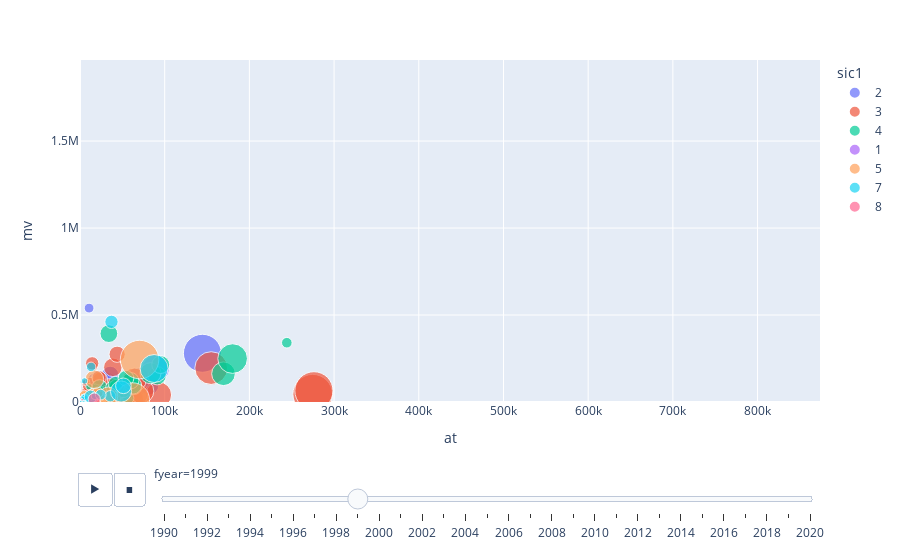

Here is the notebook cell this chart was saved with:
### Code cell
fig=px.scatter(df_largest, x='at', y='mv',
              animation_frame='fyear',
              animation_group='conm',
              height= 600,
              range_x=[0, max(df_largest['at'])],
              range_y=[0, max(df_largest['mv'])],
               size='sale', 
               size_max= 50,
               color='sic1',
              hover_name= 'conm')
fig.show()

### Figure 1 — Plotly figure (JSON) as saved in the notebook; plotly's stock layout.template omitted (floating-point values rounded to 4 significant figures)
{"data": [{"hovertemplate": "<b>%{hovertext}</b><br><br>sic1=2<br>fyear=1999<br>at=%{x}<br>mv=%{y}<br>sale=%{marker.size}<extra></extra>", "hovertext": ["BRITISH AMER TOBACCO PLC", "NORSK HYDRO ASA", "MASCO CORP", "MEDIMMUNE INC", "GENERAL MILLS INC", "CONAGRA BRANDS INC", "PETROLEO BRASILEIRO SA- PETR", "KRAFT HEINZ CO", "ESTEE LAUDER COMPANIES INC", "CONOCOPHILLIPS", "S&P GLOBAL INC", "CADBURY PLC", "KELLOGG CO", "CLOROX CO/DE", "BIOGEN INC-OLD", "YACIMIENTOS PETE FISCALES SA", "TRIBUNE MEDIA CO", "IMPERIAL OIL LTD", "AKZO NOBEL NV", "BESTFOODS", "CONOCO INC", "DANONE SA", "WEYERHAEUSER CO", "IMMUNEX CORP", "AMERSHAM PLC", "CAMPBELL SOUP CO", "PEARSON PLC", "HILLSHIRE BRANDS CO", "SEAGRAM CO LTD", "PHARMACIA CORP", "TEGNA INC", "INTL PAPER CO", "PHARMACIA & UPJOHN INC", "REPSOL SA", "ATLANTIC RICHFIELD CO", "TEXACO INC", "DUPONT DE NEMOURS INC", "BASF SE", "ANHEUSER-BUSCH COS INC", "BAYER AG", "GENENTECH INC", "KIMBERLY-CLARK CORP", "DIAGEO PLC", "COLGATE-PALMOLIVE CO", "3M CO", "ELF AQUITAINE SA", "ENI SPA", "AVENTIS SA", "LVMH MOET HENNESSY LOUIS V", "WYETH", "PEPSICO INC", "ALTRIA GROUP INC", "ABBOTT LABORATORIES", "CHEVRON CORP", "AMGEN INC", "SCHERING-PLOUGH", "DU PONT (E I) DE NEMOURS", "NESTLE SA/AG", "WARNER-LAMBERT CO", "UNILEVER PLC", "LILLY (ELI) & CO", "ASTRAZENECA PLC", "SHELL TRANSPORT AND TRADING", "ROCHE HOLDING AG", "NOVARTIS AG", "TOTALENERGIES SE", "GSK PLC", "PROCTER & GAMBLE CO", "PFIZER INC", "BRISTOL-MYERS SQUIBB CO", "JOHNSON & JOHNSON", "ROYAL DUTCH PETROLEUM NV", "COCA-COLA CO", "MERCK & CO", "BP PLC", "EXXON MOBIL CORP", "L'OREAL SA"], "ids": ["BRITISH AMER TOBACCO PLC", "NORSK HYDRO ASA", "MASCO CORP", "MEDIMMUNE INC", "GENERAL MILLS INC", "CONAGRA BRANDS INC", "PETROLEO BRASILEIRO SA- PETR", "KRAFT HEINZ CO", "ESTEE LAUDER COMPANIES INC", "CONOCOPHILLIPS", "S&P GLOBAL INC", "CADBURY PLC", "KELLOGG CO", "CLOROX CO/DE", "BIOGEN INC-OLD", "YACIMIENTOS PETE FISCALES SA", "TRIBUNE MEDIA CO", "IMPERIAL OIL LTD", "AKZO NOBEL NV", "BESTFOODS", "CONOCO INC", "DANONE SA", "WEYERHAEUSER CO", "IMMUNEX CORP", "AMERSHAM PLC", "CAMPBELL SOUP CO", "PEARSON PLC", "HILLSHIRE BRANDS CO", "SEAGRAM CO LTD", "PHARMACIA CORP", "TEGNA INC", "INTL PAPER CO", "PHARMACIA & UPJOHN INC", "REPSOL SA", "ATLANTIC RICHFIELD CO", "TEXACO INC", "DUPONT DE NEMOURS INC", "BASF SE", "ANHEUSER-BUSCH COS INC", "BAYER AG", "GENENTECH INC", "KIMBERLY-CLARK CORP", "DIAGEO PLC", "COLGATE-PALMOLIVE CO", "3M CO", "ELF AQUITAINE SA", "ENI SPA", "AVENTIS SA", "LVMH MOET HENNESSY LOUIS V", "WYETH", "PEPSICO INC", "ALTRIA GROUP INC", "ABBOTT LABORATORIES", "CHEVRON CORP", "AMGEN INC", "SCHERING-PLOUGH", "DU PONT (E I) DE NEMOURS", "NESTLE SA/AG", "WARNER-LAMBERT CO", "UNILEVER PLC", "LILLY (ELI) & CO", "ASTRAZENECA PLC", "SHELL TRANSPORT AND TRADING", "ROCHE HOLDING AG", "NOVARTIS AG", "TOTALENERGIES SE", "GSK PLC", "PROCTER & GAMBLE CO", "PFIZER INC", "BRISTOL-MYERS SQUIBB CO", "JOHNSON & JOHNSON", "ROYAL DUTCH PETROLEUM NV", "COCA-COLA CO", "MERCK & CO", "BP PLC", "EXXON MOBIL CORP", "L'OREAL SA"], "legendgroup": "2", "marker": {"color": "#636efa", "size": [30360.0, 12740.0, 6307, 383.4, 6700.0, 25530.0, 16320.0, 9408.0, 3962.0, 13571, 3992.0, 6946.0, 6984.0, 4010, 794.4, 6598, 3222.0, 9071, 14500.0, 8637, 20547, 13390.0, 12262, 541.7, 2087.0, 6424, 5381.0, 20012, 11447, 9146, 5260.0, 24573, 7253, 26480.0, 12501, 34975, 18974, 29669, 11700.0, 25370.0, 1332.0, 13010.0, 18590.0, 9118.0, 15659, 35800.0, 32180.0, 12658, 8607.0, 13550.0, 20367, 61751, 13180.0, 31538, 3340.0, 9176, 27207, 46740.0, 12930.0, 43600.0, 9913.0, 17950, 42150.0, 18080.0, 21640.0, 42470.0, 13710.0, 38125, 16204, 20222, 27471, 63220.0, 19805, 32714, 83566, 160883, 10830.0], "sizemode": "area", "sizeref": 222.8, "symbol": "circle"}, "mode": "markers", "name": "2", "orientation": "v", "showlegend": true, "type": "scatter", "x": [26220.0, 22000.0, 6635.0, 648.4, 4574.0, 12200.0, 31670.0, 8851.0, 2747.0, 15201, 4089.0, 8017.0, 4809.0, 4132, 1278.0, 12918, 8798.0, 9687, 12080.0, 6232, 16375, 15120.0, 18339, 941.2, 2233.0, 5522, 8640.0, 10521, 35011, 16535, 9006.0, 30268, 10698, 42340.0, 26272, 28972, 25499, 30132, 12640.0, 31500.0, 6554.0, 12820.0, 25660.0, 7423.0, 13896, 43220.0, 46520.0, 41778, 20880.0, 23910.0, 17551, 61381, 14470.0, 40668, 4078.0, 9375, 40777, 36900.0, 11440.0, 28000.0, 12830.0, 19816, 45550.0, 44070.0, 41210.0, 81550.0, 16840.0, 32113, 20574, 17114, 29163, 68330.0, 21623, 35630.0, 89561, 144521, 10720.0], "xaxis": "x", "y": [11160.0, 11190.0, 11250.0, 11270.0, 11330.0, 11350.0, 11590.0, 11810.0, 11890.0, 11920.0, 12060.0, 12220.0, 12490.0, 12570.0, 12680.0, 13040.0, 13090.0, 13380.0, 14220.0, 14630.0, 15560.0, 15730.0, 16870.0, 18030.0, 18640.0, 18876, 19830.0, 20050.0, 21790.0, 22550.0, 22670.0, 23330.0, 23390.0, 27621, 27940.0, 29540.0, 29840.0, 31740.0, 32680.0, 34400.0, 34720.0, 35380.0, 36851, 37630.0, 39020.0, 42500.0, 44110.0, 44350.0, 44570.0, 51180.0, 51290.0, 53790.0, 56180.0, 56860.0, 61140.0, 62376, 68850.0, 69990.0, 70630.0, 70750.0, 72500.0, 74110.0, 81210.0, 83140.0, 95840.0, 96610.0, 101700.0, 117800.0, 124800.0, 127100.0, 129600.0, 129900.0, 144000.0, 156500.0, 192600.0, 280100.0, 539700.0], "yaxis": "y"}, {"hovertemplate": "<b>%{hovertext}</b><br><br>sic1=3<br>fyear=1999<br>at=%{x}<br>mv=%{y}<br>sale=%{marker.size}<extra></extra>", "hovertext": ["VOLVO AB", "TERADYNE INC", "NIKE INC  -CL B", "LEXMARK INTL INC  -CL A", "PMC-SIERRA INC", "ARM HOLDINGS PLC", "PITNEY BOWES INC", "POSCO HOLDINGS INC", "PALM INC", "VIAVI SOLUTIONS INC", "GUIDANT CORP", "XEROX HOLDINGS CORP", "ASML HOLDING NV", "NISSAN MOTOR CO LTD", "LAFARGE SA", "TELENT PLC", "CATERPILLAR INC", "FOUNDRY NETWORKS INC", "TDK CORP", "JUNIPER NETWORKS INC", "BAXTER INTERNATIONAL INC", "APPLIED MICRO CIRCUITS CORP", "BAE SYSTEMS PLC", "MICRON TECHNOLOGY INC", "BOMBARDIER INC  -CL B", "MITSUBISHI ELECTRIC CORP", "ILLINOIS TOOL WORKS", "EASTMAN KODAK CO", "SOLECTRON CORP", "FUJIFILM HLDGS CORP", "SANYO ELECTRIC CO LTD", "GATEWAY INC", "NETAPP INC", "CEMEX SAB DE CV", "TELLABS INC", "XILINX INC", "EMERSON ELECTRIC CO", "BROADCOM CORP", "ALCOA INC", "QUALCOMM INC", "RAYTHEON TECHNOLOGIES CORP", "KYOCERA CORP", "RIO TINTO GROUP", "CORNING INC", "APPLIED MATERIALS INC", "CANON INC", "BOEING CO", "HONDA MOTOR CO LTD", "HITACHI LTD", "ALCATEL-LUCENT", "STMICROELECTRONICS NV", "GILLETTE CO", "KONINKLIJKE PHILIPS NV", "GENERAL MOTORS CO", "COMPAQ COMPUTER CORP", "HONEYWELL INTERNATIONAL INC", "NEC CORP", "SIEMENS AG", "SUN MICROSYSTEMS INC", "MEDTRONIC PLC", "PANASONIC HOLDINGS CORP", "FORD MOTOR CO", "TAIWAN SEMICONDUCTOR MFG CO", "HP INC", "TEXAS INSTRUMENTS INC", "MOTOROLA SOLUTIONS INC", "DELL TECHNOLOGIES INC", "EMC CORP/MA", "SONY GROUP CORPORATION", "TELEFONAKTIEBOLAGET LM ERICS", "NORTEL NETWORKS CORP", "TOYOTA MOTOR CORP", "LUCENT TECHNOLOGIES INC", "CISCO SYSTEMS INC", "NOKIA OYJ", "INTEL CORP"], "ids": ["VOLVO AB", "TERADYNE INC", "NIKE INC  -CL B", "LEXMARK INTL INC  -CL A", "PMC-SIERRA INC", "ARM HOLDINGS PLC", "PITNEY BOWES INC", "POSCO HOLDINGS INC", "PALM INC", "VIAVI SOLUTIONS INC", "GUIDANT CORP", "XEROX HOLDINGS CORP", "ASML HOLDING NV", "NISSAN MOTOR CO LTD", "LAFARGE SA", "TELENT PLC", "CATERPILLAR INC", "FOUNDRY NETWORKS INC", "TDK CORP", "JUNIPER NETWORKS INC", "BAXTER INTERNATIONAL INC", "APPLIED MICRO CIRCUITS CORP", "BAE SYSTEMS PLC", "MICRON TECHNOLOGY INC", "BOMBARDIER INC  -CL B", "MITSUBISHI ELECTRIC CORP", "ILLINOIS TOOL WORKS", "EASTMAN KODAK CO", "SOLECTRON CORP", "FUJIFILM HLDGS CORP", "SANYO ELECTRIC CO LTD", "GATEWAY INC", "NETAPP INC", "CEMEX SAB DE CV", "TELLABS INC", "XILINX INC", "EMERSON ELECTRIC CO", "BROADCOM CORP", "ALCOA INC", "QUALCOMM INC", "RAYTHEON TECHNOLOGIES CORP", "KYOCERA CORP", "RIO TINTO GROUP", "CORNING INC", "APPLIED MATERIALS INC", "CANON INC", "BOEING CO", "HONDA MOTOR CO LTD", "HITACHI LTD", "ALCATEL-LUCENT", "STMICROELECTRONICS NV", "GILLETTE CO", "KONINKLIJKE PHILIPS NV", "GENERAL MOTORS CO", "COMPAQ COMPUTER CORP", "HONEYWELL INTERNATIONAL INC", "NEC CORP", "SIEMENS AG", "SUN MICROSYSTEMS INC", "MEDTRONIC PLC", "PANASONIC HOLDINGS CORP", "FORD MOTOR CO", "TAIWAN SEMICONDUCTOR MFG CO", "HP INC", "TEXAS INSTRUMENTS INC", "MOTOROLA SOLUTIONS INC", "DELL TECHNOLOGIES INC", "EMC CORP/MA", "SONY GROUP CORPORATION", "TELEFONAKTIEBOLAGET LM ERICS", "NORTEL NETWORKS CORP", "TOYOTA MOTOR CORP", "LUCENT TECHNOLOGIES INC", "CISCO SYSTEMS INC", "NOKIA OYJ", "INTEL CORP"], "legendgroup": "3", "marker": {"color": "#EF553B", "size": [14660.0, 1791.0, 8995.0, 3452.0, 262.5, 100.1, 4433.0, 11180.0, 1058.0, 282.8, 2352.0, 19228, 1205.0, 56390.0, 10600.0, 8657, 19702, 133.5, 6363.0, 102.6, 6380, 172.4, 11370.0, 3764, 13620.0, 35610.0, 9333.0, 14089, 8391.0, 13220.0, 19000.0, 8646.0, 579.3, 4843.0, 2319.0, 1021.0, 14270.0, 518.2, 16323, 3937.0, 24127, 7890.0, 7197, 4782.0, 4859.0, 25710.0, 57993, 57450.0, 75480.0, 23180.0, 5056.0, 9897, 31330, 174694, 38525, 23735, 48460.0, 73000.0, 11730.0, 5015.0, 68860.0, 162558, 2331.0, 42370, 9468, 30931, 25265, 6716.0, 63082, 25330.0, 22277, 119656, 38303, 12154, 19910.0, 29389], "sizemode": "area", "sizeref": 222.8, "symbol": "circle"}, "mode": "markers", "name": "3", "orientation": "v", "showlegend": true, "type": "scatter", "x": [22950.0, 1568.0, 5857.0, 1703.0, 342.0, 134.2, 8223.0, 17340.0, 1283.0, 4096.0, 2250.0, 28814, 1714.0, 61710.0, 18360.0, 16879, 26635, 213.5, 7250.0, 513.4, 9644, 1047.0, 28160.0, 6965.0, 17030.0, 36850.0, 9060.0, 14370, 4835.0, 20290.0, 25530.0, 3955.0, 592.2, 11900.0, 2353.0, 2349.0, 13620.0, 585.3, 17066, 4535.0, 24366, 11820.0, 15609, 6526, 6707.0, 25370.0, 36147, 46150.0, 92800.0, 34450.0, 7930.0, 11786, 29375, 274730, 27277, 23527, 44750.0, 65450.0, 8420.0, 5669.0, 72520.0, 276229, 5145.0, 35297, 15028, 37327, 11471, 7173.0, 64219, 23830.0, 22597, 154884, 38775, 14725, 14380.0, 43849], "xaxis": "x", "y": [11150.0, 11240.0, 11560.0, 11590.0, 11650.0, 12140.0, 12790.0, 12850.0, 12990.0, 13360.0, 14420.0, 15090.0, 15830.0, 16160.0, 16200.0, 16260.0, 16650.0, 17040.0, 17510.0, 17670.0, 18230.0, 18280.0, 19230.0, 20070.0, 20180.0, 20260.0, 20310.0, 20570.0, 21240.0, 22640.0, 22850.0, 23010.0, 23050.0, 24750.0, 25950.0, 26960.0, 27360.0, 28500.0, 30520.0, 30570.0, 30850.0, 31390.0, 32460.0, 33550.0, 34370.0, 35350.0, 36080.0, 39590.0, 40680.0, 41760.0, 42140.0, 43860.0, 44940.0, 45020.0, 45840.0, 45870.0, 48360.0, 48460.0, 53540.0, 62210.0, 62490.0, 64350.0, 69040.0, 74530.0, 78550.0, 90230.0, 98980.0, 113500.0, 126900.0, 128600.0, 139100.0, 195000.0, 199300.0, 203200.0, 222200.0, 274400.0], "yaxis": "y"}, {"hovertemplate": "<b>%{hovertext}</b><br><br>sic1=4<br>fyear=1999<br>at=%{x}<br>mv=%{y}<br>sale=%{marker.size}<extra></extra>", "hovertext": ["ABOVENET INC", "OTE - HELLENIC TELECOM ORG", "TELEWEST COMMUNICATIONS PLC", "ALTICE USA INC", "TV GUIDE INC", "PTV INC", "WILTEL COMMUNICATIONS GROUP", "WILLIAMS COS INC", "NATIONAL GRID", "POSTNL NV", "VOICESTREAM WIRELESS CORP", "SCOTTISH POWER PLC", "LIBERTY DIGITAL INC", "ENERGIS PLC", "AES CORP (THE)", "SOUTHERN CO", "SKY PLC", "TDC A/S", "AMFM INC", "DUKE ENERGY CORP", "UNITED PAN-EUROPE COMMNS NV", "ENDESA SA", "KEPCO-KOREA ELEC POWER CORP", "BG GROUP PLC", "DISH NETWORK CORP", "ALLTEL CORP", "CARNIVAL CORPORATION & PLC", "LEVEL 3 COMMUNICATIONS INC", "KPNQWEST NV", "SK TELECOM CO LTD", "GRUPO TELEVISA SAB", "IHEARTMEDIA INC", "COX COMMUNICATIONS INC", "QWEST COMMUNICATION INTL-OLD", "COLT GROUP SA", "QWEST COMMUNICATION INTL INC", "COMCAST CORP", "NEXTEL COMMUNICATIONS INC", "INFINITY BROADCASTING CORP", "GLOBAL CROSSING LTD", "ORANGE PLC", "DIRECTV", "TELMEX-TELEFONOS DE MEXICO", "TELEBRAS-TELECOM BRASILEIRAS", "CABLE & WIRELESS COMM PLC", "KONINKLIJKE KPN NV", "KT CORP", "CBS CORP -OLD", "MEDIAONE GROUP INC", "SONERA OYJ", "ENEL SPA", "SPRINT PCS GROUP", "DISNEY (WALT) CO", "SPRINT CORP", "GTE CORP", "STARZ", "TELSTRA CORP LTD", "UNITED PARCEL SERVICE INC", "BCE INC", "TELEFONICA SA", "BELLSOUTH CORP", "CHINA MOBILE LTD", "VERIZON COMMUNICATIONS INC", "TELECOM ITALIA SPA- OLD", "BT GROUP PLC", "ORANGE", "MCI INC", "AT&T CORP", "AT&T INC", "DEUTSCHE TELEKOM", "NIPPON TELEGRAPH & TELEPHONE", "VODAFONE GROUP PUBLIC LTD", "NTT DOCOMO INC"], "ids": ["ABOVENET INC", "OTE - HELLENIC TELECOM ORG", "TELEWEST COMMUNICATIONS PLC", "ALTICE USA INC", "TV GUIDE INC", "PTV INC", "WILTEL COMMUNICATIONS GROUP", "WILLIAMS COS INC", "NATIONAL GRID", "POSTNL NV", "VOICESTREAM WIRELESS CORP", "SCOTTISH POWER PLC", "LIBERTY DIGITAL INC", "ENERGIS PLC", "AES CORP (THE)", "SOUTHERN CO", "SKY PLC", "TDC A/S", "AMFM INC", "DUKE ENERGY CORP", "UNITED PAN-EUROPE COMMNS NV", "ENDESA SA", "KEPCO-KOREA ELEC POWER CORP", "BG GROUP PLC", "DISH NETWORK CORP", "ALLTEL CORP", "CARNIVAL CORPORATION & PLC", "LEVEL 3 COMMUNICATIONS INC", "KPNQWEST NV", "SK TELECOM CO LTD", "GRUPO TELEVISA SAB", "IHEARTMEDIA INC", "COX COMMUNICATIONS INC", "QWEST COMMUNICATION INTL-OLD", "COLT GROUP SA", "QWEST COMMUNICATION INTL INC", "COMCAST CORP", "NEXTEL COMMUNICATIONS INC", "INFINITY BROADCASTING CORP", "GLOBAL CROSSING LTD", "ORANGE PLC", "DIRECTV", "TELMEX-TELEFONOS DE MEXICO", "TELEBRAS-TELECOM BRASILEIRAS", "CABLE & WIRELESS COMM PLC", "KONINKLIJKE KPN NV", "KT CORP", "CBS CORP -OLD", "MEDIAONE GROUP INC", "SONERA OYJ", "ENEL SPA", "SPRINT PCS GROUP", "DISNEY (WALT) CO", "SPRINT CORP", "GTE CORP", "STARZ", "TELSTRA CORP LTD", "UNITED PARCEL SERVICE INC", "BCE INC", "TELEFONICA SA", "BELLSOUTH CORP", "CHINA MOBILE LTD", "VERIZON COMMUNICATIONS INC", "TELECOM ITALIA SPA- OLD", "BT GROUP PLC", "ORANGE", "MCI INC", "AT&T CORP", "AT&T INC", "DEUTSCHE TELEKOM", "NIPPON TELEGRAPH & TELEPHONE", "VODAFONE GROUP PUBLIC LTD", "NTT DOCOMO INC"], "legendgroup": "4", "marker": {"color": "#00cc96", "size": [75.25, 3145, 1280.0, 3943.0, 1135.0, 1584.0, 2023.0, 8593.0, 2571.0, 8596.0, 475.5, 6552.0, 65.19, 781.5, 3253, 11585, 2436.0, 5429.0, 1978.0, 21742, 450.6, 13560.0, 13870.0, 7731.0, 1603.0, 6302.0, 3497.0, 515, 191.6, 3910.0, 1896.0, 2678.0, 2318.0, 3928.0, 648.5, 13182, 6209.0, 3326, 2449.0, 1665.0, 3001.0, 5560.0, 10150.0, 0, 14650.0, 8842.0, 10375, 7373, 2695, 1862.0, 21107, 3180, 23402, 17016, 25336, 1011, 11620.0, 27052, 14214, 24190.0, 25224, 4666.0, 33174, 24782, 30180.0, 27370.0, 37120, 62391, 49489, 35720.0, 97956, 12540.0, 35080.0], "sizemode": "area", "sizeref": 222.8, "symbol": "circle"}, "mode": "markers", "name": "4", "orientation": "v", "showlegend": true, "type": "scatter", "x": [3960.0, 6102, 6979.0, 7130.0, 3315.0, 12210.0, 6378.0, 25290.0, 13960.0, 6266.0, 2222.0, 23800.0, 1734.0, 2894.0, 20880, 38396, 1746.0, 7374.0, 12870.0, 33409, 6850.0, 50460.0, 57010.0, 33160.0, 3898.0, 10770.0, 8286.0, 8904, 2580.0, 5514.0, 4560.0, 16820.0, 26610.0, 11060.0, 3944.0, 23216, 28690.0, 18410, 19330.0, 19710.0, 3910.0, 18597, 18820.0, 128.8, 34280.0, 18120.0, 23271, 33125, 39786, 3634.0, 44691, 17924, 43679, 21803, 50832, 58684, 18300.0, 23043, 36960, 64038, 43453, 10562, 62614, 42111, 59850.0, 54320.0, 91072, 169406, 83215, 95300.0, 180201, 244200.0, 34090.0], "xaxis": "x", "y": [11470.0, 11960.0, 12950.0, 13080.0, 13090.0, 13220.0, 13420.0, 13470.0, 13510.0, 13670.0, 13710.0, 14640.0, 14740.0, 15290.0, 15460.0, 15650.0, 16150.0, 16340.0, 16440.0, 18350.0, 18510.0, 21370.0, 21440.0, 21640.0, 22350.0, 25990.0, 27220.0, 27950.0, 28730.0, 28760.0, 30160.0, 30220.0, 31090.0, 32250, 34160.0, 36450.0, 38020.0, 38050.0, 38830.0, 38860.0, 40030.0, 40176, 42040.0, 43050.0, 45550.0, 46020.0, 46670.0, 48030.0, 49730.0, 50000.0, 50020.0, 51080.0, 53846, 58840.0, 68260.0, 71880.0, 73020.0, 83540.0, 84440.0, 85720.0, 88150.0, 88150.0, 95590.0, 103900.0, 122400.0, 136800.0, 150900.0, 162400.0, 165500.0, 215100.0, 249600.0, 340800.0, 393100.0], "yaxis": "y"}, {"hovertemplate": "<b>%{hovertext}</b><br><br>sic1=1<br>fyear=1999<br>at=%{x}<br>mv=%{y}<br>sale=%{marker.size}<extra></extra>", "hovertext": ["DE BEERS CONSOLIDATED MINES", "HALLIBURTON CO", "ANGLO AMERICAN PLC", "SCHLUMBERGER LTD"], "ids": ["DE BEERS CONSOLIDATED MINES", "HALLIBURTON CO", "ANGLO AMERICAN PLC", "SCHLUMBERGER LTD"], "legendgroup": "1", "marker": {"color": "#ab63fa", "size": [5591.0, 14765, 11923, 8395.0], "sizemode": "area", "sizeref": 222.8, "symbol": "circle"}, "mode": "markers", "name": "1", "orientation": "v", "showlegend": true, "type": "scatter", "x": [4688.0, 10728, 26597, 15080.0], "xaxis": "x", "y": [11570.0, 17790.0, 26550.0, 31760.0], "yaxis": "y"}, {"hovertemplate": "<b>%{hovertext}</b><br><br>sic1=5<br>fyear=1999<br>at=%{x}<br>mv=%{y}<br>sale=%{marker.size}<extra></extra>", "hovertext": ["PUBLIX SUPER MARKETS INC", "SEARS ROEBUCK & CO", "KOHL'S CORP", "STAPLES INC", "ALBERTSON'S INC", "MITSUI & CO LTD", "KROGER CO", "CVS HEALTH CORP", "COSTCO WHOLESALE CORP", "LOWE'S COS INC", "CARDINAL HEALTH INC", "SAFEWAY INC", "KONINKLIJKE AHOLD DELHAIZE", "WALGREENS BOOTS ALLIANCE INC", "ITO-YOKADO CO LTD", "AMAZON.COM INC", "TARGET CORP", "ENRON CORP", "GAP INC", "MCDONALD'S CORP", "HOME DEPOT INC", "WALMART INC"], "ids": ["PUBLIX SUPER MARKETS INC", "SEARS ROEBUCK & CO", "KOHL'S CORP", "STAPLES INC", "ALBERTSON'S INC", "MITSUI & CO LTD", "KROGER CO", "CVS HEALTH CORP", "COSTCO WHOLESALE CORP", "LOWE'S COS INC", "CARDINAL HEALTH INC", "SAFEWAY INC", "KONINKLIJKE AHOLD DELHAIZE", "WALGREENS BOOTS ALLIANCE INC", "ITO-YOKADO CO LTD", "AMAZON.COM INC", "TARGET CORP", "ENRON CORP", "GAP INC", "MCDONALD'S CORP", "HOME DEPOT INC", "WALMART INC"], "legendgroup": "5", "marker": {"color": "#FFA15A", "size": [13070.0, 41071, 4557.0, 8937.0, 37480.0, 128162, 45352, 18100.0, 27460.0, 15910.0, 25030.0, 28860.0, 33800.0, 17840.0, 29310.0, 1640.0, 33702, 40112, 11640.0, 13260.0, 38434, 165639], "sizemode": "area", "sizeref": 222.8, "symbol": "circle"}, "mode": "markers", "name": "5", "orientation": "v", "showlegend": true, "type": "scatter", "x": [4068.0, 36954, 2915.0, 3846.0, 15700.0, 62097, 17966, 7275.0, 7505.0, 9012.0, 8289, 14900.0, 14390.0, 5907.0, 19120.0, 2472.0, 17143, 33381, 5189.0, 20980.0, 17081, 70349], "xaxis": "x", "y": [11210.0, 11210.0, 11440.0, 11530.0, 12920.0, 13030.0, 14510.0, 15630.0, 16550.0, 17060.0, 17560.0, 17650.0, 19350.0, 23280.0, 24440.0, 26270.0, 30030.0, 31710.0, 38010.0, 54450.0, 130500.0, 244000.0], "yaxis": "y"}, {"hovertemplate": "<b>%{hovertext}</b><br><br>sic1=7<br>fyear=1999<br>at=%{x}<br>mv=%{y}<br>sale=%{marker.size}<extra></extra>", "hovertext": ["INTERNAP CORP", "FREEMARKETS INC", "BMC SOFTWARE INC", "WPP PLC", "DXC TECHNOLOGY CO", "BEA SYSTEMS INC", "ADECCO GROUP AG", "BROADVISION INC", "DOUBLECLICK INC", "COMMERCE ONE INC", "3COM CORP", "I2 TECHNOLOGIES INC", "TERRA NETWORKS SA", "TREND MICRO INC", "EXODUS COMMUNICATIONS INC", "EBAY INC", "SIEBEL SYSTEMS INC", "AT HOME CORP", "INTERPUBLIC GROUP OF COS", "OMNICOM GROUP INC", "FOX ENTERTAINMENT GROUP INC", "THOMSON REUTERS PLC", "VERISIGN INC", "FIRST DATA CORP", "EQUANT NV", "INFOSYS LTD", "AUTOMATIC DATA PROCESSING", "SAP SE", "AKAMAI TECHNOLOGIES INC", "ELECTRONIC DATA SYSTEMS CORP", "TWENTY-FIRST CENTURY FOX INC", "CA INC", "VERITAS SOFTWARE CORP", "PARAMOUNT GLOBAL", "ACTUA CORP", "FUJITSU LTD", "TIME WARNER INC-OLD", "ALTABA INC", "TIME WARNER INC", "INTL BUSINESS MACHINES CORP", "ORACLE CORP", "MICROSOFT CORP"], "ids": ["INTERNAP CORP", "FREEMARKETS INC", "BMC SOFTWARE INC", "WPP PLC", "DXC TECHNOLOGY CO", "BEA SYSTEMS INC", "ADECCO GROUP AG", "BROADVISION INC", "DOUBLECLICK INC", "COMMERCE ONE INC", "3COM CORP", "I2 TECHNOLOGIES INC", "TERRA NETWORKS SA", "TREND MICRO INC", "EXODUS COMMUNICATIONS INC", "EBAY INC", "SIEBEL SYSTEMS INC", "AT HOME CORP", "INTERPUBLIC GROUP OF COS", "OMNICOM GROUP INC", "FOX ENTERTAINMENT GROUP INC", "THOMSON REUTERS PLC", "VERISIGN INC", "FIRST DATA CORP", "EQUANT NV", "INFOSYS LTD", "AUTOMATIC DATA PROCESSING", "SAP SE", "AKAMAI TECHNOLOGIES INC", "ELECTRONIC DATA SYSTEMS CORP", "TWENTY-FIRST CENTURY FOX INC", "CA INC", "VERITAS SOFTWARE CORP", "PARAMOUNT GLOBAL", "ACTUA CORP", "FUJITSU LTD", "TIME WARNER INC-OLD", "ALTABA INC", "TIME WARNER INC", "INTL BUSINESS MACHINES CORP", "ORACLE CORP", "MICROSOFT CORP"], "legendgroup": "7", "marker": {"color": "#19d3f3", "size": [12.52, 20.88, 1719.0, 3515.0, 9371.0, 464.4, 11680.0, 115.5, 258.3, 33.56, 4334.0, 571.1, 50.58, 133.4, 242.1, 224.7, 790.9, 337.0, 4427.0, 5131.0, 8057, 5047.0, 84.78, 5520, 1050.0, 202.5, 5540.0, 5071.0, 3.986, 18530.0, 14390.0, 6103, 596.1, 12860.0, 16.54, 49580.0, 27333, 588.6, 4777, 87548, 10130.0, 19747], "sizemode": "area", "sizeref": 222.8, "symbol": "circle"}, "mode": "markers", "name": "7", "orientation": "v", "showlegend": true, "type": "scatter", "x": [245.5, 231.7, 2962.0, 5189.0, 5874.0, 1259.0, 5022.0, 406.1, 729.4, 384.6, 6493.0, 861.5, 1415.0, 281.7, 1743.0, 963.9, 1227.0, 9104.0, 8727.0, 9018.0, 13163, 4283.0, 341.2, 17000.0, 1149.0, 229.3, 5825.0, 4861.0, 300.8, 12520.0, 35680.0, 17493, 4233.0, 24490.0, 2050.0, 48440.0, 51239, 1470.0, 5348, 87495, 13080.0, 37156], "xaxis": "x", "y": [11430.0, 11990.0, 12080.0, 12880.0, 13250.0, 13640.0, 13680.0, 13880.0, 14230.0, 14730.0, 14780.0, 15150.0, 15330, 15720.0, 15800.0, 16250.0, 16350.0, 16500.0, 16590.0, 17760.0, 18110.0, 19160.0, 19760.0, 20610.0, 22570.0, 25530.0, 27440.0, 27450.0, 30300.0, 31210.0, 33280.0, 34880.0, 37300.0, 42170.0, 44810.0, 60290.0, 93070.0, 115300.0, 121100.0, 192500.0, 201800.0, 460800.0], "yaxis": "y"}, {"hovertemplate": "<b>%{hovertext}</b><br><br>sic1=8<br>fyear=1999<br>at=%{x}<br>mv=%{y}<br>sale=%{marker.size}<extra></extra>", "hovertext": ["PAYCHEX INC", "HCA HEALTHCARE INC"], "ids": ["PAYCHEX INC", "HCA HEALTHCARE INC"], "legendgroup": "8", "marker": {"color": "#FF6692", "size": [728.1, 16657], "sizemode": "area", "sizeref": 222.8, "symbol": "circle"}, "mode": "markers", "name": "8", "orientation": "v", "showlegend": true, "type": "scatter", "x": [2456.0, 16885], "xaxis": "x", "y": [13010.0, 16540.0], "yaxis": "y"}], "layout": {"autosize": true, "legend": {"itemsizing": "constant", "title": {"text": "sic1"}, "tracegroupgap": 0}, "margin": {"t": 60}, "sliders": [{"active": 9, "currentvalue": {"prefix": "fyear="}, "len": 0.9, "pad": {"b": 10, "t": 60}, "steps": [{"args": [["1990"], {"frame": {"duration": 0, "redraw": false}, "fromcurrent": true, "mode": "immediate", "transition": {"duration": 0, "easing": "linear"}}], "label": "1990", "method": "animate"}, {"args": [["1991"], {"frame": {"duration": 0, "redraw": false}, "fromcurrent": true, "mode": "immediate", "transition": {"duration": 0, "easing": "linear"}}], "label": "1991", "method": "animate"}, {"args": [["1992"], {"frame": {"duration": 0, "redraw": false}, "fromcurrent": true, "mode": "immediate", "transition": {"duration": 0, "easing": "linear"}}], "label": "1992", "method": "animate"}, {"args": [["1993"], {"frame": {"duration": 0, "redraw": false}, "fromcurrent": true, "mode": "immediate", "transition": {"duration": 0, "easing": "linear"}}], "label": "1993", "method": "animate"}, {"args": [["1994"], {"frame": {"duration": 0, "redraw": false}, "fromcurrent": true, "mode": "immediate", "transition": {"duration": 0, "easing": "linear"}}], "label": "1994", "method": "animate"}, {"args": [["1995"], {"frame": {"duration": 0, "redraw": false}, "fromcurrent": true, "mode": "immediate", "transition": {"duration": 0, "easing": "linear"}}], "label": "1995", "method": "animate"}, {"args": [["1996"], {"frame": {"duration": 0, "redraw": false}, "fromcurrent": true, "mode": "immediate", "transition": {"duration": 0, "easing": "linear"}}], "label": "1996", "method": "animate"}, {"args": [["1997"], {"frame": {"duration": 0, "redraw": false}, "fromcurrent": true, "mode": "immediate", "transition": {"duration": 0, "easing": "linear"}}], "label": "1997", "method": "animate"}, {"args": [["1998"], {"frame": {"duration": 0, "redraw": false}, "fromcurrent": true, "mode": "immediate", "transition": {"duration": 0, "easing": "linear"}}], "label": "1998", "method": "animate"}, {"args": [["1999"], {"frame": {"duration": 0, "redraw": false}, "fromcurrent": true, "mode": "immediate", "transition": {"duration": 0, "easing": "linear"}}], "label": "1999", "method": "animate"}, {"args": [["2000"], {"frame": {"duration": 0, "redraw": false}, "fromcurrent": true, "mode": "immediate", "transition": {"duration": 0, "easing": "linear"}}], "label": "2000", "method": "animate"}, {"args": [["2001"], {"frame": {"duration": 0, "redraw": false}, "fromcurrent": true, "mode": "immediate", "transition": {"duration": 0, "easing": "linear"}}], "label": "2001", "method": "animate"}, {"args": [["2002"], {"frame": {"duration": 0, "redraw": false}, "fromcurrent": true, "mode": "immediate", "transition": {"duration": 0, "easing": "linear"}}], "label": "2002", "method": "animate"}, {"args": [["2003"], {"frame": {"duration": 0, "redraw": false}, "fromcurrent": true, "mode": "immediate", "transition": {"duration": 0, "easing": "linear"}}], "label": "2003", "method": "animate"}, {"args": [["2004"], {"frame": {"duration": 0, "redraw": false}, "fromcurrent": true, "mode": "immediate", "transition": {"duration": 0, "easing": "linear"}}], "label": "2004", "method": "animate"}, {"args": [["2005"], {"frame": {"duration": 0, "redraw": false}, "fromcurrent": true, "mode": "immediate", "transition": {"duration": 0, "easing": "linear"}}], "label": "2005", "method": "animate"}, {"args": [["2006"], {"frame": {"duration": 0, "redraw": false}, "fromcurrent": true, "mode": "immediate", "transition": {"duration": 0, "easing": "linear"}}], "label": "2006", "method": "animate"}, {"args": [["2007"], {"frame": {"duration": 0, "redraw": false}, "fromcurrent": true, "mode": "immediate", "transition": {"duration": 0, "easing": "linear"}}], "label": "2007", "method": "animate"}, {"args": [["2008"], {"frame": {"duration": 0, "redraw": false}, "fromcurrent": true, "mode": "immediate", "transition": {"duration": 0, "easing": "linear"}}], "label": "2008", "method": "animate"}, {"args": [["2009"], {"frame": {"duration": 0, "redraw": false}, "fromcurrent": true, "mode": "immediate", "transition": {"duration": 0, "easing": "linear"}}], "label": "2009", "method": "animate"}, {"args": [["2010"], {"frame": {"duration": 0, "redraw": false}, "fromcurrent": true, "mode": "immediate", "transition": {"duration": 0, "easing": "linear"}}], "label": "2010", "method": "animate"}, {"args": [["2011"], {"frame": {"duration": 0, "redraw": false}, "fromcurrent": true, "mode": "immediate", "transition": {"duration": 0, "easing": "linear"}}], "label": "2011", "method": "animate"}, {"args": [["2012"], {"frame": {"duration": 0, "redraw": false}, "fromcurrent": true, "mode": "immediate", "transition": {"duration": 0, "easing": "linear"}}], "label": "2012", "method": "animate"}, {"args": [["2013"], {"frame": {"duration": 0, "redraw": false}, "fromcurrent": true, "mode": "immediate", "transition": {"duration": 0, "easing": "linear"}}], "label": "2013", "method": "animate"}, {"args": [["2014"], {"frame": {"duration": 0, "redraw": false}, "fromcurrent": true, "mode": "immediate", "transition": {"duration": 0, "easing": "linear"}}], "label": "2014", "method": "animate"}, {"args": [["2015"], {"frame": {"duration": 0, "redraw": false}, "fromcurrent": true, "mode": "immediate", "transition": {"duration": 0, "easing": "linear"}}], "label": "2015", "method": "animate"}, {"args": [["2016"], {"frame": {"duration": 0, "redraw": false}, "fromcurrent": true, "mode": "immediate", "transition": {"duration": 0, "easing": "linear"}}], "label": "2016", "method": "animate"}, {"args": [["2017"], {"frame": {"duration": 0, "redraw": false}, "fromcurrent": true, "mode": "immediate", "transition": {"duration": 0, "easing": "linear"}}], "label": "2017", "method": "animate"}, {"args": [["2018"], {"frame": {"duration": 0, "redraw": false}, "fromcurrent": true, "mode": "immediate", "transition": {"duration": 0, "easing": "linear"}}], "label": "2018", "method": "animate"}, {"args": [["2019"], {"frame": {"duration": 0, "redraw": false}, "fromcurrent": true, "mode": "immediate", "transition": {"duration": 0, "easing": "linear"}}], "label": "2019", "method": "animate"}, {"args": [["2020"], {"frame": {"duration": 0, "redraw": false}, "fromcurrent": true, "mode": "immediate", "transition": {"duration": 0, "easing": "linear"}}], "label": "2020", "method": "animate"}], "x": 0.1, "xanchor": "left", "y": 0, "yanchor": "top"}], "updatemenus": [{"active": 1, "buttons": [{"args": [null, {"frame": {"duration": 500, "redraw": false}, "fromcurrent": true, "mode": "immediate", "transition": {"duration": 500, "easing": "linear"}}], "label": "&#9654;", "method": "animate"}, {"args": [[null], {"frame": {"duration": 0, "redraw": false}, "fromcurrent": true, "mode": "immediate", "transition": {"duration": 0, "easing": "linear"}}], "label": "&#9724;", "method": "animate"}], "direction": "left", "pad": {"r": 10, "t": 70}, "showactive": false, "type": "buttons", "x": 0.1, "xanchor": "right", "y": 0, "yanchor": "top"}], "xaxis": {"anchor": "y", "domain": [0, 1], "range": [0, 873729], "title": {"text": "at"}, "type": "linear"}, "yaxis": {"anchor": "x", "domain": [0, 1], "range": [0, 1966000.0], "title": {"text": "mv"}, "type": "linear"}}}
